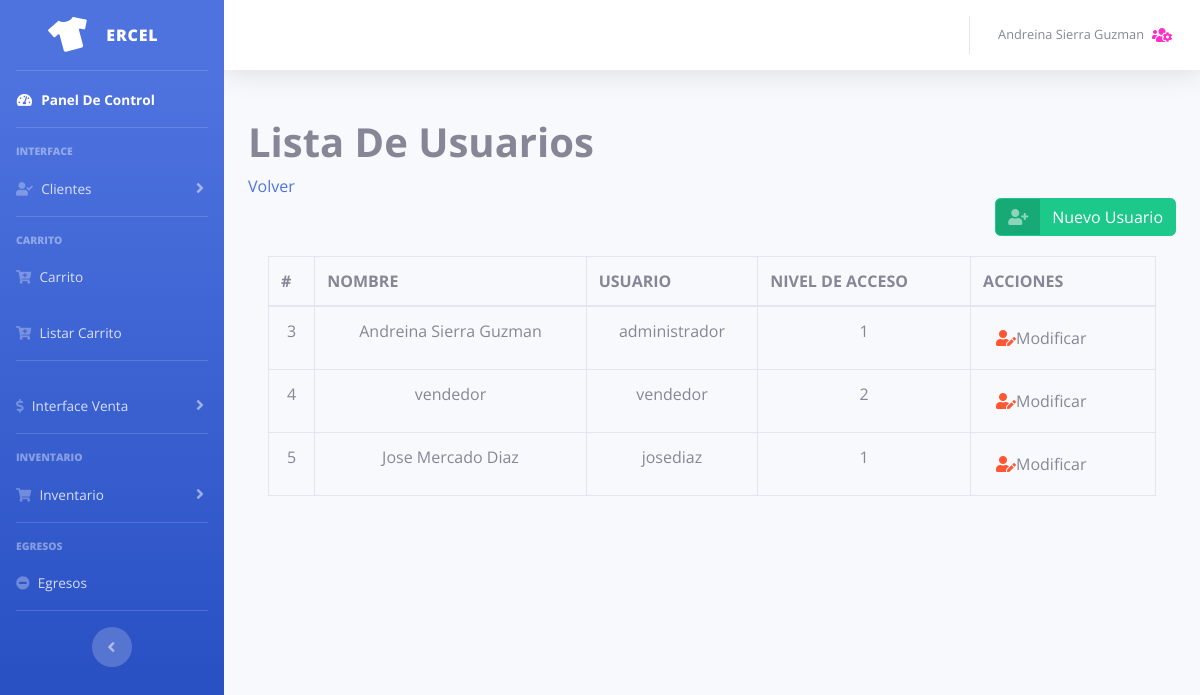
Screenshot of /listUsuarios.php (signed in) with the database file from the repository.
### tables this page shows
CREATE TABLE `usuarios` (
  `id` int(11) NOT NULL,
  `nombre` varchar(200) NOT NULL,
  `usuario` varchar(200) NOT NULL,
  `password` varchar(100) NOT NULL,
  `acceso` int(11) NOT NULL
);

### model/conexion.php (called while the page is built, shortened)
<?php
class Conexion{
	public function ejecutar($query){
		$mysqli = new mysqli('127.0.0.1', 'root', '', 'ercel');
		$mysqli->set_charset("utf8");
		return $mysqli->query($query);
	}
}
?>

### model/data.php (called while the page is built, shortened)
<?php
require_once "conexion.php";
class Data {
    private $con;
	public function __construct(){
		$this->con = new Conexion();
	}
	public function getUsuarios(){
		$usuarios = array();
		$query = "select * from usuarios";
		$res = $this->con->ejecutar($query);
		while($reg = $res->fetch_object()){
			$u = new Usuario();
			$u->id = $reg->id;
			$u->nombre = $reg->nombre;
			$u->usuario = $reg->usuario;
			$u->password = $reg->password;
			$u->acceso = $reg->acceso;
			array_push($usuarios, $u);
		}
		return $usuarios;
	}
}

### listUsuarios.php (the view, shortened to what this page needs)
<?php
if(isset($_SESSION['loggedin']) && $_SESSION['loggedin'] == true){
require_once "model/data.php";
$d = new Data();
$usuarios=$d->getUsuarios();
include  'header.php';
?>
<div class="container">
<h1><strong>Lista De Usuarios</strong></h1>
<a href="perfilNegocio.php">Volver</a>
<span style='display:block; width:100%; text-align: right;'><button id="btn-abrir-popup" class="btn btn-success btn-icon-split btn-abrir-popup" >
                    <span class="icon text-white-50">
                    <i class="fas fa-user-plus"></i>
                    </span>
                    <span class="text">Nuevo Usuario</span>
                  </button></span>
<div class="card-body">
     <div class="table-responsive">
        <table class="table table-bordered" id="dataTable" width="100%" cellspacing="0">
         <thead>
          <tr>
           <th  >#</th>
          <th >NOMBRE</th>
          <th  >USUARIO</th>
          <th  >NIVEL DE ACCESO</th>
          <th  >ACCIONES</th>
        </tr>
      </thead>
      <tbody>
        <?php
        foreach ($usuarios as $u) {
          echo "<tr>";
         echo "<td class=text-center >" .$u->id."</td>";
          echo "<td class=text-center > ".$u->nombre."</td>";
          echo "<td class=text-center >".$u->usuario."</td>";
          echo "<td class=text-center >".$u->acceso."</td>";
          echo "<td class='center'>";
          echo "<a href='actusuario.php?id=$u->id' class='acceuno waves-effect waves-red btn-flat btn' name='action'><i class='fas fa-user-edit'  style='color:#FF5733';></i>Modificar</a></td>";
          echo "</tr>";
        }
        ?>
      </tbody>
    </table>
    </div>
    </div>
</div>
<?php
}else {
    header("Location: login.php");
}
?>
	<link rel="stylesheet" href="https://use.fontawesome.com/releases/v5.5.0/css/all.css">
	<link rel="stylesheet" href="estilos.css">

### estilos.css (style rules this page uses)
* { padding: 0; margin: 0; box-sizing:border-box; }
body { background: #fff; font-family: 'Open Sans', sans-serif; }

### rows the page displays
usuarios: id "3", nombre "Andreina Sierra Guzman", usuario "administrador", acceso "1"
usuarios: id "4", nombre "vendedor", usuario "vendedor", acceso "2"
usuarios: id "5", nombre "Jose Mercado Diaz", usuario "josediaz", acceso "1"

### other values shown
$_SESSION["nombre"] "Andreina Sierra Guzman"
